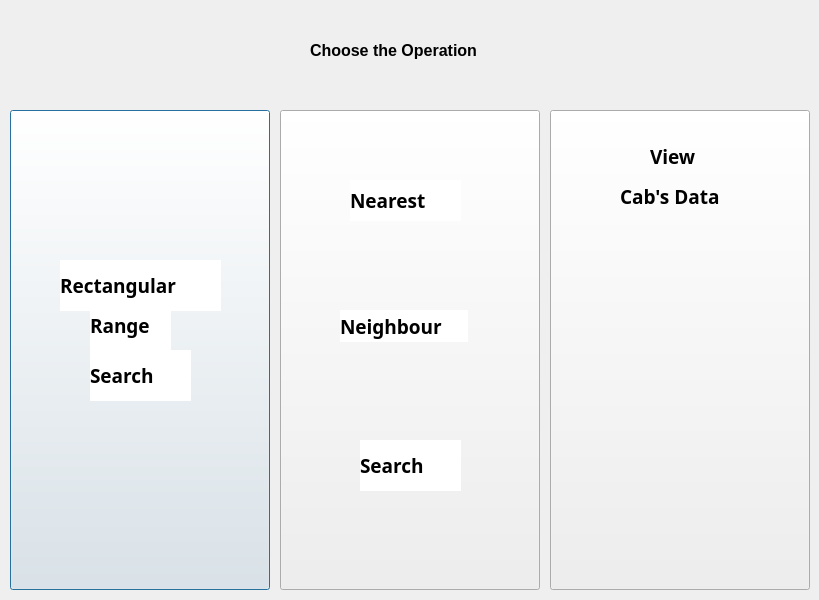
<?xml version="1.0" encoding="UTF-8"?>
<ui version="4.0">
 <class>Options</class>
 <widget class="QDialog" name="Options">
  <property name="geometry">
   <rect>
    <x>0</x>
    <y>0</y>
    <width>819</width>
    <height>600</height>
   </rect>
  </property>
  <property name="windowTitle">
   <string>Dialog</string>
  </property>
  <widget class="QLabel" name="label">
   <property name="geometry">
    <rect>
     <x>310</x>
     <y>30</y>
     <width>261</width>
     <height>41</height>
    </rect>
   </property>
   <property name="font">
    <font>
     <pointsize>12</pointsize>
     <weight>75</weight>
     <bold>true</bold>
    </font>
   </property>
   <property name="text">
    <string>Choose the Operation</string>
   </property>
  </widget>
  <widget class="QLabel" name="label_pic">
   <property name="geometry">
    <rect>
     <x>0</x>
     <y>0</y>
     <width>821</width>
     <height>601</height>
    </rect>
   </property>
   <property name="text">
    <string/>
   </property>
  </widget>
  <widget class="QLabel" name="label_RRS">
   <property name="geometry">
    <rect>
     <x>60</x>
     <y>260</y>
     <width>161</width>
     <height>51</height>
    </rect>
   </property>
   <property name="font">
    <font>
     <family>Arial Black</family>
     <pointsize>14</pointsize>
     <weight>75</weight>
     <bold>true</bold>
    </font>
   </property>
   <property name="styleSheet">
    <string notr="true">background-color:rgb(255, 255, 255)</string>
   </property>
   <property name="text">
    <string>Rectangular</string>
   </property>
  </widget>
  <widget class="QLabel" name="label_RRS_2">
   <property name="geometry">
    <rect>
     <x>90</x>
     <y>300</y>
     <width>81</width>
     <height>51</height>
    </rect>
   </property>
   <property name="font">
    <font>
     <family>Arial Black</family>
     <pointsize>14</pointsize>
     <weight>75</weight>
     <bold>true</bold>
    </font>
   </property>
   <property name="styleSheet">
    <string notr="true">background-color:rgb(255, 255, 255)</string>
   </property>
   <property name="text">
    <string>Range</string>
   </property>
  </widget>
  <widget class="QLabel" name="label_RRS_3">
   <property name="geometry">
    <rect>
     <x>90</x>
     <y>350</y>
     <width>101</width>
     <height>51</height>
    </rect>
   </property>
   <property name="font">
    <font>
     <family>Arial Black</family>
     <pointsize>14</pointsize>
     <weight>75</weight>
     <bold>true</bold>
    </font>
   </property>
   <property name="styleSheet">
    <string notr="true">background-color:rgb(255, 255, 255)</string>
   </property>
   <property name="text">
    <string>Search</string>
   </property>
  </widget>
  <widget class="QLabel" name="label_RRS_4">
   <property name="geometry">
    <rect>
     <x>350</x>
     <y>180</y>
     <width>111</width>
     <height>41</height>
    </rect>
   </property>
   <property name="font">
    <font>
     <family>Arial Black</family>
     <pointsize>14</pointsize>
     <weight>75</weight>
     <bold>true</bold>
    </font>
   </property>
   <property name="styleSheet">
    <string notr="true">background-color:rgb(255, 255, 255)</string>
   </property>
   <property name="text">
    <string>Nearest</string>
   </property>
  </widget>
  <widget class="QLabel" name="label_RRS_5">
   <property name="geometry">
    <rect>
     <x>360</x>
     <y>440</y>
     <width>101</width>
     <height>51</height>
    </rect>
   </property>
   <property name="font">
    <font>
     <family>Arial Black</family>
     <pointsize>14</pointsize>
     <weight>75</weight>
     <bold>true</bold>
    </font>
   </property>
   <property name="styleSheet">
    <string notr="true">background-color:rgb(255, 255, 255)</string>
   </property>
   <property name="text">
    <string>Search</string>
   </property>
  </widget>
  <widget class="QLabel" name="label_RRS_6">
   <property name="geometry">
    <rect>
     <x>340</x>
     <y>310</y>
     <width>128</width>
     <height>32</height>
    </rect>
   </property>
   <property name="font">
    <font>
     <family>Arial Black</family>
     <pointsize>14</pointsize>
     <weight>75</weight>
     <bold>true</bold>
    </font>
   </property>
   <property name="styleSheet">
    <string notr="true">background-color:rgb(255, 255, 255)</string>
   </property>
   <property name="text">
    <string>Neighbour</string>
   </property>
  </widget>
  <widget class="QLabel" name="label_RRS_7">
   <property name="geometry">
    <rect>
     <x>650</x>
     <y>140</y>
     <width>63</width>
     <height>32</height>
    </rect>
   </property>
   <property name="font">
    <font>
     <family>Arial Black</family>
     <pointsize>14</pointsize>
     <weight>75</weight>
     <bold>true</bold>
    </font>
   </property>
   <property name="styleSheet">
    <string notr="true">background-color:rgba(255, 255, 255,0)</string>
   </property>
   <property name="text">
    <string>View</string>
   </property>
  </widget>
  <widget class="QLabel" name="label_RRS_9">
   <property name="geometry">
    <rect>
     <x>620</x>
     <y>180</y>
     <width>134</width>
     <height>32</height>
    </rect>
   </property>
   <property name="font">
    <font>
     <family>Arial Black</family>
     <pointsize>14</pointsize>
     <weight>75</weight>
     <bold>true</bold>
    </font>
   </property>
   <property name="styleSheet">
    <string notr="true">background-color:rgba(255, 255, 255,0)</string>
   </property>
   <property name="text">
    <string>Cab's Data</string>
   </property>
  </widget>
  <widget class="QPushButton" name="pushButton">
   <property name="geometry">
    <rect>
     <x>10</x>
     <y>110</y>
     <width>260</width>
     <height>480</height>
    </rect>
   </property>
   <property name="sizePolicy">
    <sizepolicy hsizetype="Minimum" vsizetype="Preferred">
     <horstretch>0</horstretch>
     <verstretch>0</verstretch>
    </sizepolicy>
   </property>
   <property name="font">
    <font>
     <pointsize>11</pointsize>
     <weight>75</weight>
     <bold>true</bold>
    </font>
   </property>
   <property name="tabletTracking">
    <bool>true</bool>
   </property>
   <property name="styleSheet">
    <string notr="true">background-image:url(:/img/rangeS.png) 
</string>
   </property>
   <property name="text">
    <string/>
   </property>
  </widget>
  <widget class="QPushButton" name="pushButton_2">
   <property name="geometry">
    <rect>
     <x>280</x>
     <y>110</y>
     <width>260</width>
     <height>480</height>
    </rect>
   </property>
   <property name="sizePolicy">
    <sizepolicy hsizetype="Minimum" vsizetype="Preferred">
     <horstretch>0</horstretch>
     <verstretch>0</verstretch>
    </sizepolicy>
   </property>
   <property name="font">
    <font>
     <pointsize>11</pointsize>
     <weight>75</weight>
     <bold>true</bold>
    </font>
   </property>
   <property name="styleSheet">
    <string notr="true">background-image:url(:/img/NNS.png)</string>
   </property>
   <property name="text">
    <string/>
   </property>
  </widget>
  <widget class="QPushButton" name="pushButton_3">
   <property name="geometry">
    <rect>
     <x>550</x>
     <y>110</y>
     <width>260</width>
     <height>480</height>
    </rect>
   </property>
   <property name="sizePolicy">
    <sizepolicy hsizetype="Minimum" vsizetype="Preferred">
     <horstretch>0</horstretch>
     <verstretch>0</verstretch>
    </sizepolicy>
   </property>
   <property name="font">
    <font>
     <pointsize>11</pointsize>
     <weight>75</weight>
     <bold>true</bold>
    </font>
   </property>
   <property name="focusPolicy">
    <enum>Qt::StrongFocus</enum>
   </property>
   <property name="contextMenuPolicy">
    <enum>Qt::DefaultContextMenu</enum>
   </property>
   <property name="layoutDirection">
    <enum>Qt::LeftToRight</enum>
   </property>
   <property name="styleSheet">
    <string notr="true">background-image:url(:/img/viewData.jpg)</string>
   </property>
   <property name="text">
    <string/>
   </property>
  </widget>
  <zorder>label_pic</zorder>
  <zorder>label</zorder>
  <zorder>pushButton</zorder>
  <zorder>pushButton_2</zorder>
  <zorder>pushButton_3</zorder>
  <zorder>label_RRS</zorder>
  <zorder>label_RRS_2</zorder>
  <zorder>label_RRS_3</zorder>
  <zorder>label_RRS_4</zorder>
  <zorder>label_RRS_5</zorder>
  <zorder>label_RRS_6</zorder>
  <zorder>label_RRS_7</zorder>
  <zorder>label_RRS_9</zorder>
 </widget>
 <resources/>
 <connections/>
</ui>
